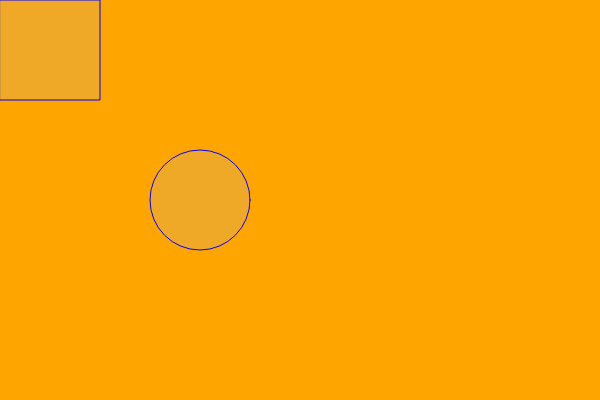
Frame 1 (no input)
Frame 60 (no input): identical to frame 1, image omitted
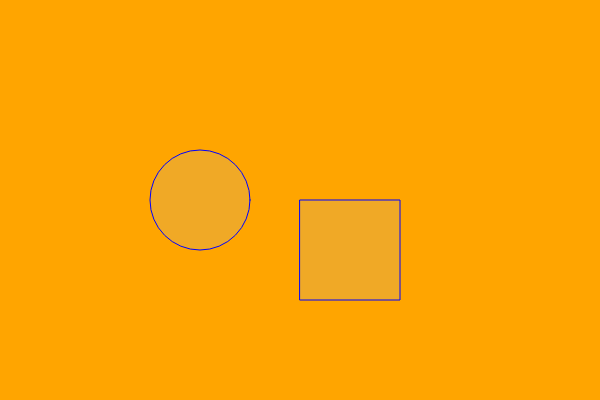
Frame 120 (the mouse pressed at the canvas centre since frame 60)

The p5.js sketch that drew these frames (run headless with seeded random() and noise() and a simulated clock; from frame 60 on, the mouse is pressed at the canvas centre):

// p5.js sketch
// ── sketch.js
let cor;

function setup() {
  createCanvas(600, 400);
  background ("white")
  cor =color(random(0, 255), random(0, 255))
}

function draw() {
  background("orange")
  stroke("blue")
  fill(cor)
  circle(200, 200, 100, 100)
  rect(mouseX, mouseY, 100, 100)
}
